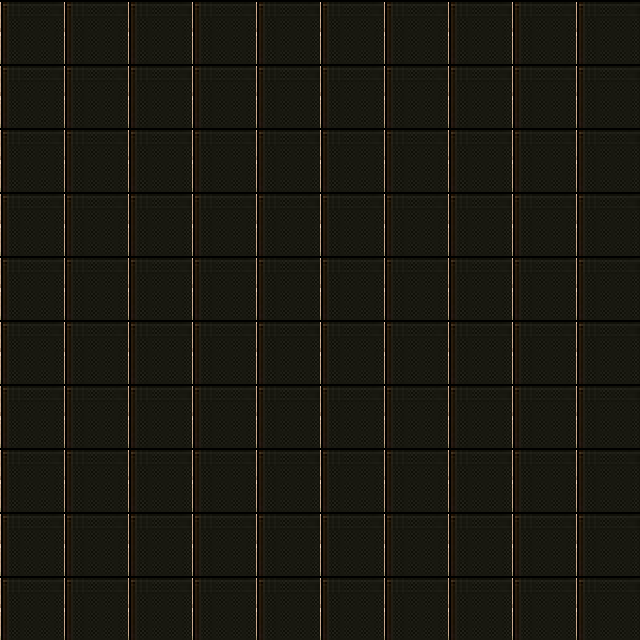

This game map was drawn from its Tiled (.tmx) file and the tilesets committed beside it. A one-line description and the trimmed map source follow:
An orthogonal 10x10 tile map with 64x64 px tiles, 1 tile layer (bg) and 80 objects (player).

<map version="1.0" orientation="orthogonal" renderorder="right-down" width="10" height="10" tilewidth="64" tileheight="64" nextobjectid="153">
 <tileset firstgid="1" name="texture" tilewidth="64" tileheight="64" spacing="1">
  <image source="texture.png" width="256" height="256" />
  <tile id="0" probability="0">
   <properties>
    <property name="collidable" value="true" />
   </properties>
  </tile>
 </tileset>
 <layer name="bg" width="10" height="10">
  <data>[100 cells, 100 non-empty, 1 distinct tile ids]</data>
 </layer>
 <objectgroup name="_player">
  <object id="1" name="player" gid="4" x="256" y="128" width="64" height="64" />
 </objectgroup>
 <objectgroup name="_wall">
  <object id="2" gid="1" x="0" y="64" width="64" height="64" />
  <object id="3" gid="1" x="64" y="64" width="64" height="64" />
  <object id="4" gid="1" x="128" y="64" width="64" height="64" />
  <object id="5" gid="1" x="192" y="64" width="64" height="64" />
  <object id="6" gid="1" x="256" y="64" width="64" height="64" />
  <object id="7" gid="1" x="320" y="64" width="64" height="64" />
  <object id="8" gid="1" x="384" y="64" width="64" height="64" />
  <object id="9" gid="1" x="448" y="64" width="64" height="64" />
  <object id="10" gid="1" x="512" y="64" width="64" height="64" />
  <object id="11" gid="1" x="576" y="64" width="64" height="64" />
  <object id="12" gid="1" x="576" y="128" width="64" height="64" />
  <object id="14" gid="1" x="576" y="256" width="64" height="64" />
  <object id="15" gid="1" x="576" y="320" width="64" height="64" />
  <object id="16" gid="1" x="576" y="384" width="64" height="64" />
  <object id="17" gid="1" x="576" y="448" width="64" height="64" />
  <object id="18" gid="1" x="512" y="576" width="64" height="64" />
  <object id="19" gid="1" x="576" y="576" width="64" height="64" />
  <object id="20" gid="1" x="576" y="640" width="64" height="64" />
  <object id="21" gid="1" x="512" y="640" width="64" height="64" />
  <object id="22" gid="1" x="448" y="640" width="64" height="64" />
  <object id="23" gid="1" x="384" y="640" width="64" height="64" />
  <object id="24" gid="1" x="320" y="640" width="64" height="64" />
  <object id="25" gid="1" x="256" y="640" width="64" height="64" />
  <object id="26" gid="1" x="192" y="640" width="64" height="64" />
  <object id="27" gid="1" x="128" y="640" width="64" height="64" />
  <object id="28" gid="1" x="64" y="640" width="64" height="64" />
  <object id="29" gid="1" x="0" y="640" width="64" height="64" />
  <object id="30" gid="1" x="0" y="576" width="64" height="64" />
  <object id="31" gid="1" x="0" y="512" width="64" height="64" />
  <object id="32" gid="1" x="0" y="448" width="64" height="64" />
  <object id="33" gid="1" x="0" y="384" width="64" height="64" />
  <object id="34" gid="1" x="0" y="320" width="64" height="64" />
  <object id="35" gid="1" x="0" y="256" width="64" height="64" />
  <object id="36" gid="1" x="0" y="192" width="64" height="64" />
  <object id="37" gid="1" x="0" y="128" width="64" height="64" />
  <object id="60" gid="1" x="576" y="192" width="64" height="64" />
  <object id="93" gid="1" x="192" y="128" width="64" height="64" />
  <object id="94" gid="1" x="448" y="256" width="64" height="64" />
  <object id="95" gid="1" x="128" y="192" width="64" height="64" />
  <object id="96" gid="1" x="128" y="128" width="64" height="64" />
  <object id="97" gid="1" x="128" y="256" width="64" height="64" />
  <object id="98" gid="1" x="192" y="192" width="64" height="64" />
  <object id="99" gid="1" x="128" y="320" width="64" height="64" />
  <object id="100" gid="1" x="64" y="128" width="64" height="64" />
  <object id="101" gid="1" x="192" y="512" width="64" height="64" />
  <object id="102" gid="1" x="64" y="192" width="64" height="64" />
  <object id="103" gid="1" x="64" y="256" width="64" height="64" />
  <object id="104" gid="1" x="64" y="320" width="64" height="64" />
  <object id="105" gid="1" x="512" y="384" width="64" height="64" />
  <object id="106" gid="1" x="448" y="128" width="64" height="64" />
  <object id="107" gid="1" x="448" y="192" width="64" height="64" />
  <object id="108" gid="1" x="512" y="320" width="64" height="64" />
  <object id="109" gid="1" x="192" y="256" width="64" height="64" />
  <object id="110" gid="1" x="512" y="128" width="64" height="64" />
  <object id="111" gid="1" x="512" y="192" width="64" height="64" />
  <object id="112" gid="1" x="512" y="256" width="64" height="64" />
  <object id="114" gid="1" x="448" y="320" width="64" height="64" />
  <object id="115" gid="1" x="576" y="512" width="64" height="64" />
  <object id="116" gid="1" x="192" y="576" width="64" height="64" />
  <object id="119" gid="1" x="512" y="448" width="64" height="64" />
  <object id="120" gid="1" x="512" y="512" width="64" height="64" />
  <object id="121" gid="1" x="128" y="576" width="64" height="64" />
  <object id="122" gid="1" x="64" y="576" width="64" height="64" />
  <object id="123" gid="1" x="64" y="448" width="64" height="64" />
  <object id="124" gid="1" x="64" y="512" width="64" height="64" />
  <object id="125" gid="1" x="64" y="384" width="64" height="64" />
  <object id="143" gid="1" x="128" y="384" width="64" height="64" />
  <object id="144" gid="1" x="256" y="512" width="64" height="64" />
  <object id="145" gid="1" x="128" y="512" width="64" height="64" />
  <object id="146" gid="1" x="128" y="448" width="64" height="64" />
  <object id="147" gid="1" x="256" y="576" width="64" height="64" />
  <object id="148" gid="1" x="320" y="576" width="64" height="64" />
  <object id="149" gid="1" x="384" y="576" width="64" height="64" />
  <object id="150" gid="1" x="448" y="576" width="64" height="64" />
  <object id="151" gid="1" x="448" y="512" width="64" height="64" />
 </objectgroup>
 <objectgroup name="_goal">
  <object id="127" gid="7" x="320" y="128" width="64" height="64" />
  <object id="131" gid="7" x="448" y="448" width="64" height="64" />
 </objectgroup>
 <objectgroup name="_box">
  <object id="82" gid="3" x="256" y="192" width="64" height="64" />
  <object id="152" gid="3" x="384" y="192" width="64" height="64" />
 </objectgroup>
</map>
